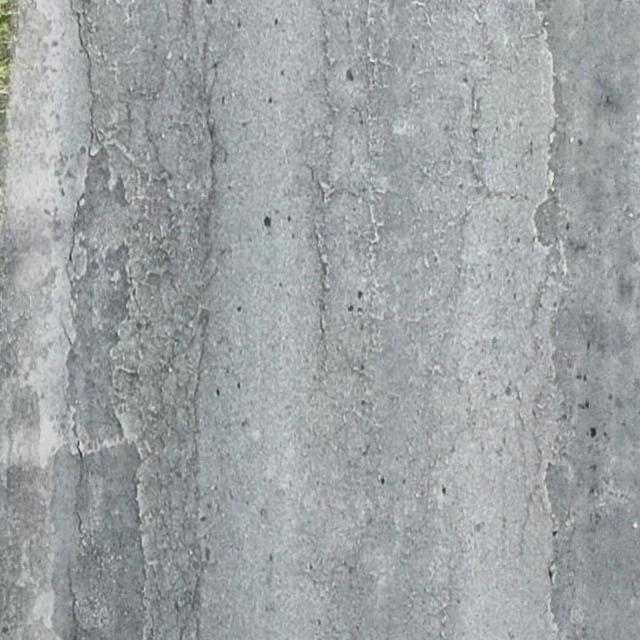
#> input picture test.jpg, 640 x 640 px
$ python -i image_processing.py   (imports and definitions only)
#> lines starting #> are read from the running program, lines starting #| are printed output that depends on the picture; after the words box and inside, x2 and y2 are one past the last pixel; in counts of white or black regions, pixels touching at a corner belong together
import cv2


def process_image(image_path):

#> called with image_path = '../test.jpg'
    image = cv2.imread(image_path)
#> image is the input picture: shape (640, 640, 3); mean B, G, R 165.1, 162.5, 158.2

    if image is None:
        return 0, None

    # Resize image
    image = cv2.resize(image, (600, 400))
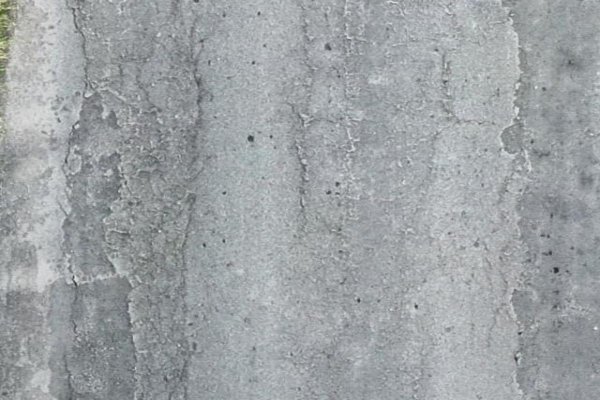
#> image: shape (400, 600, 3); mean B, G, R 165, 162.4, 158

    # Convert to grayscale
    gray = cv2.cvtColor(image, cv2.COLOR_BGR2GRAY)

    # Remove noise
    blur = cv2.GaussianBlur(gray, (5, 5), 0)

    # Detect dark regions
    _, threshold = cv2.threshold(
        blur,
        80,
        255,
        cv2.THRESH_BINARY_INV
    )
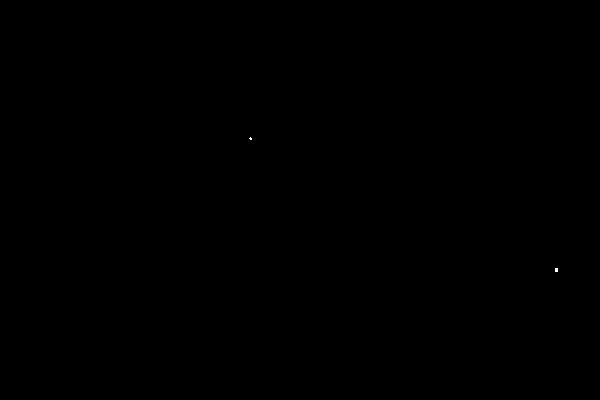
#> threshold: shape (400, 600); 0.01% white in thin lines or dots, all inside (x1, y1, x2, y2) = (249, 137, 558, 272)

    # Calculate damaged area
    total_pixels = threshold.shape[0] * threshold.shape[1]
#> total_pixels = 240000
    damaged_pixels = cv2.countNonZero(threshold)
#> damaged_pixels = 18

    damage_percentage = (
        damaged_pixels / total_pixels
    ) * 100
#> damage_percentage = 0.0075

    return damage_percentage, threshold

>>> result = process_image('../test.jpg')
